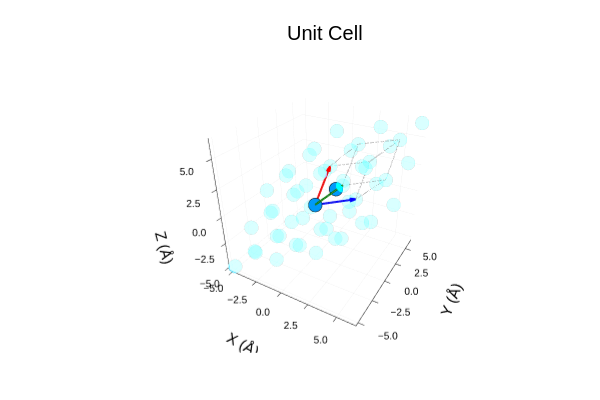

Here is the notebook cell this chart was saved with:
### Code cell
plot_unitcell(system, repetitions=(3,3,3))
